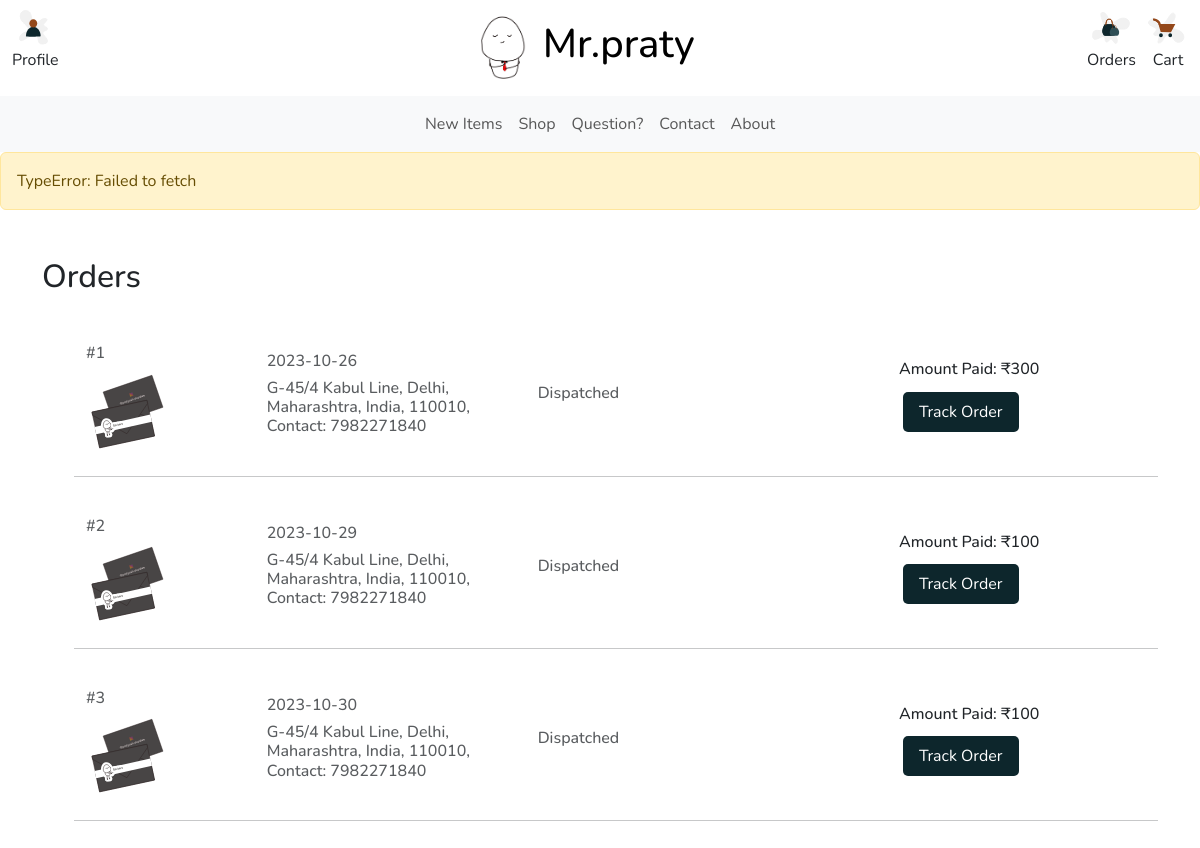
Page /orders (signed in) on the committed database.
### PratyushDoodlesApp/models/UserModel.py (models this page shows, shortened)
class Order(db.Model):
    __tablename__ = 'order'
    id = db.Column(db.Integer, primary_key=True)
    order_date = db.Column(db.Date, nullable=False)
    amount = db.Column(db.Integer, nullable=False)
    status = db.Column(db.String(255), nullable=False)
    user_id = db.Column(db.Integer, db.ForeignKey('user.id'), nullable=False)
    address = db.relationship('Address', backref='of_order', lazy=True, uselist=False)
    order_items = db.relationship('OrderItem', backref='of_order', lazy=True)

class Address(db.Model):
    __tablename__ = 'address'
    id = db.Column(db.Integer, primary_key=True)
    recipient_name = db.Column(db.String(255), nullable=False)
    addressLine1 = db.Column(db.String(255), nullable=False)
    addressLine2 = db.Column(db.String(255), nullable=True)
    city = db.Column(db.String(255), nullable=False)
    state = db.Column(db.String(255), nullable=False)
    pincode = db.Column(db.String(255), nullable=False)
    country = db.Column(db.String(255), nullable=False)
    phone_number = db.Column(db.String(15), nullable=False)
    user_id = db.Column(db.Integer, db.ForeignKey('user.id'), nullable=True)
    order_id = db.Column(db.Integer, db.ForeignKey('order.id'), nullable=True)
    def __repr__(self):
        return f'{self.addressLine1}, {self.city}, {self.state}, {self.country}, {self.pincode}, \n Contact: {self.phone_number}'

### PratyushDoodlesApp/business/home.py (the view)
@home_bp.route('/orders', methods=['GET'])
def orders():
    user = get_current_user()
    orders = user.ger_orders()
    data = {
        'user': user,
        'orders': orders
    }
    return render_template('orders.html', data = data)

### PratyushDoodlesApp/business/auth.py (called while the page is built)
@login_manager.user_loader
def load_user(user_id):
    return User.query.get(int(user_id))

### PratyushDoodlesApp/business/util.py (called while the page is built)
def get_current_user():
    if  current_user.is_anonymous:
        return None
    return current_user

### PratyushDoodlesApp/models/UserModel.py (called while the page is built)
    def ger_orders(self):
        return self.orders

### PratyushDoodlesApp/templates/orders.html
{% extends 'ui/base_page.html' %}
{% block content %}
<div class="container mt-5 text-left">
    {% if data.orders %}
    <h2>Orders</h2>
    <div class="container mt-5 text-left">
        {% for order in data.orders %}
        <ul>
            {% with order = order %}
                {% include 'ui/order_item.html' %}
            {% endwith %}
        </ul>
    {% endfor %}
    </div>
{% endif %}
</div>
{% endblock content %}

### PratyushDoodlesApp/templates/ui/order_item.html
<div class="row mb-2 d-flex justify-content-between align-items-center">
    <div class="col-md-2 col-lg-2 col-xl-2">
        <h6 class="text-muted">#{{ order.id }}</h6>
        <img src="{{ url_for('static', filename='images/ic_order_package.svg') }}" alt="Product" class="rounded-3 ic-80" />
    </div>
    <div class="col-md-3 col-lg-3 col-xl-3">
        <h6 class="text-muted">{{ order.order_date }}</h6>
        <h6 class="text-muted">{{ order.address }}</h6>
    </div>
    <div class="col-md-3 col-lg-3 col-xl-3">
        <h6 class="text-muted">{{ order.status }}</h6>
    </div>
    <div class="col-md-3 col-lg-3 col-xl-3 offset-lg-1">
        <h6 class="mb-2">Amount Paid: ₹{{ order.amount }}</h6>
        <button class="nutral-button">Track Order</h6>
    </div>
    <hr class="my-4">
</div>

### PratyushDoodlesApp/static/styles/custom.css (style rules this page uses)
* { margin: 0; padding: 0; box-sizing: border-box; }
body { margin: 0; padding: 0; }
.ic-80 { width: 80px; height: 80px; }
.nutral-button { color: white; background: #0D262C; border: none; padding: 8px 16px; text-align: center; text-decoration: none; display: inline-block; font-size: 16px; margin: 4px 4px 4px 4px; cursor: pointer; border-radius: 5px; }

### PratyushDoodlesApp/static/styles/defaults.css (style rules this page uses)
* { font-family: 'Nunito', sans-serif; }

### rows in the picture
Order: id "1", order_date "2023-10-26", address "G-45/4 Kabul Line, Delhi, Maharashtra, India, 110010, Contact: 7982271840", status "Dispatched", amount "300"
Order: id "2", order_date "2023-10-29", address "G-45/4 Kabul Line, Delhi, Maharashtra, India, 110010, Contact: 7982271840", status "Dispatched", amount "100"
Order: id "3", order_date "2023-10-30", address "G-45/4 Kabul Line, Delhi, Maharashtra, India, 110010, Contact: 7982271840", status "Dispatched", amount "100"
